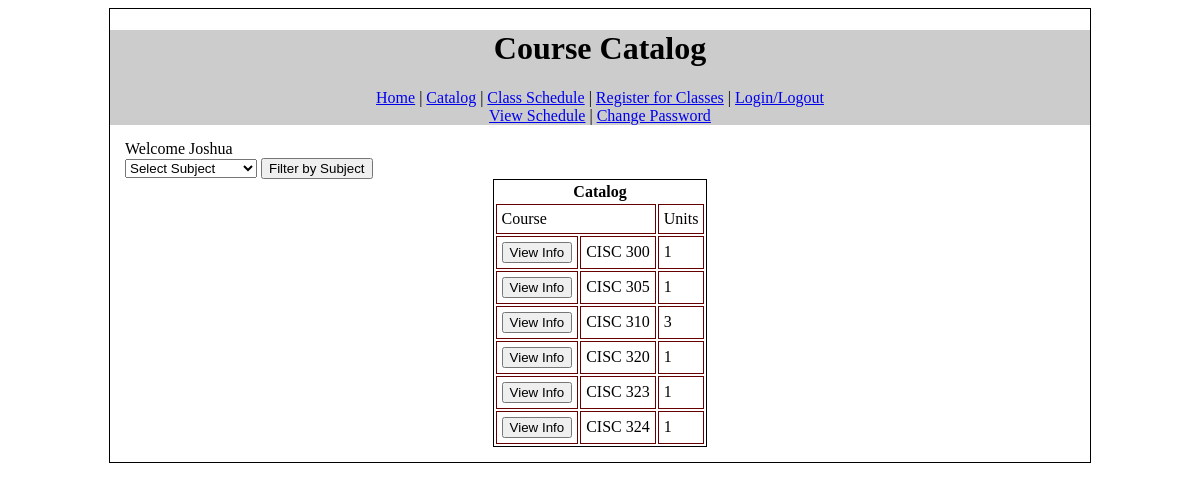
The page /csumb/cst336/team_project/catalog.php?Subject=Computer Science (signed in) on the database its author committed.
### tables this page shows
CREATE TABLE IF NOT EXISTS `catalog` (
  `CourseID` varchar(10) NOT NULL DEFAULT '',
  `CourseDesc` text DEFAULT NULL,
  `Subject` varchar(25) NOT NULL,
  `Units` int(11) DEFAULT NULL
);

### csumb/cst336/team_project/catalog.php (the view, shortened to what this page needs)
<?php
if(!isset($_SESSION['username']))	{
	header("Location: login.php");
} else	{
	$firstname = $_SESSION['firstname'];
}
require 'db_connection.php';
function SubjectDropDown()	{
	global $dbConn;
	$sql = "SELECT DISTINCT Subject FROM catalog ORDER BY Subject";
	$stmt = $dbConn->prepare($sql);
	$stmt->execute();
	return $stmt->fetchAll();
}
function filterCatalog()	{
	global $dbConn;
	$Subject = $_GET['Subject'];
	$sql = "SELECT * FROM catalog WHERE Subject LIKE CONCAT(:Subject,'%')";
	$stmt = $dbConn->prepare($sql);
	$stmt->execute(array(':Subject'=>$Subject));
	return $stmt->fetchAll();
}
?>
<!DOCTYPE html>
<html lang="en">
	<head>
        <link href="css/teamProjectCSS.css" rel="stylesheet" type="text/css">
	</head>
<body>
<div id="wrapper">
<div id="header">
	<h1>Course Catalog</h1>
    <div id="menubar">
    <a href="index.php">Home</a>	|	<a href="catalog.php">Catalog</a>	|	<a href="schedule.php">Class Schedule</a>	|	<a href="studentregister.php">Register for Classes</a>	 |	<a href="logout.php">Login/Logout</a>
    </div>
    <div id="SubMenu">
    <a href="viewschedule.php">View Schedule</a>	|	<a href="change_password.php">Change Password</a>
    </div>
</div>
<div id="mainbody">
<div id="welcome">Welcome <?=$firstname ?></div>
<form method="get" id="CatalogFilter">
	<select name="Subject">
    	<option value="-1">Select Subject</option>
        <?php
		$catalog = SubjectDropDown();
		?>
    </select>
    <input type="submit" value="Filter by Subject" />
</form>
<table id="catalogTable">
<tr>
	<th colspan='3'>Catalog</th>
</tr>
<tr>
	<td colspan="2">Course</td>
    <td>Units</td>
</tr>
<?php
	if(isset($_GET['Subject']))	{
		$catalog = filterCatalog();
	} else {
		$catalog = DisplayCatalog();
	} ?>
<?php
	foreach($catalog as $cat)	{
		echo "<tr>";
		?>
        <form method="GET" action="ViewCourseDesc.php">
        <td><input type="submit" name="ViewInfo" value="View Info" /></td>
        </form>
        <?
		echo "<td>" . $cat['CourseID'] . "</td>";
		echo "<td>" . $cat['Units'] . "</td>";
		echo "</tr>";
	}
?>
</table>
</div>
</div>
</body>
</html>

### csumb/cst336/team_project/css/teamProjectCSS.css (style rules this page uses)
#wrapper { width: 980px; margin: 0 auto; border: 1px solid #000; }
#header { background-color: #ccc; padding: 0; margin: 0; text-align:center; }
#menubar { text-align:center; }
#mainbody { padding: 15px; }
#CatalogFilter { margin: auto 0; }
#catalogTable { margin: 0 auto; border: 1px solid #000; }
#catalogTable tr,td { border: 1px solid #660000; padding: 5px; }

### rows shown on the page
catalog: CourseID "CISC 300", Units "1"
catalog: CourseID "CISC 305", Units "1"
catalog: CourseID "CISC 310", Units "3"
catalog: CourseID "CISC 320", Units "1"
catalog: CourseID "CISC 323", Units "1"
catalog: CourseID "CISC 324", Units "1"

### other values the page prints
$firstname "Joshua"
